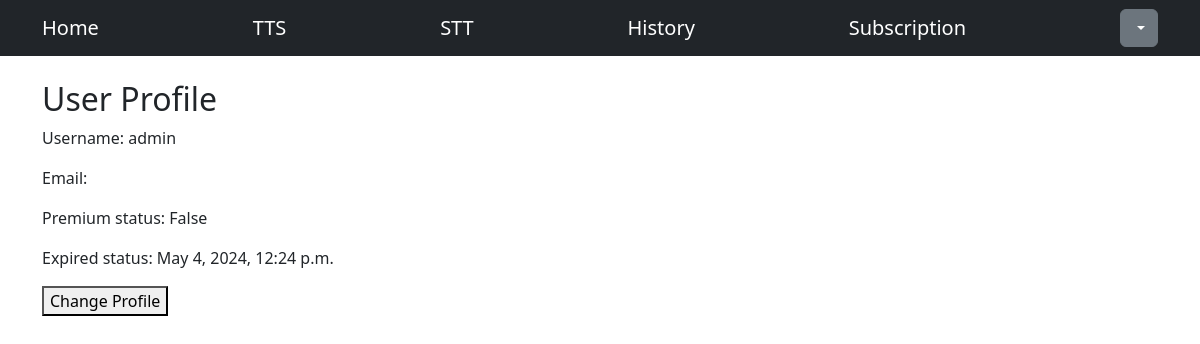
/users/profile/1 (signed in), run on an earlier commit of the app's database.
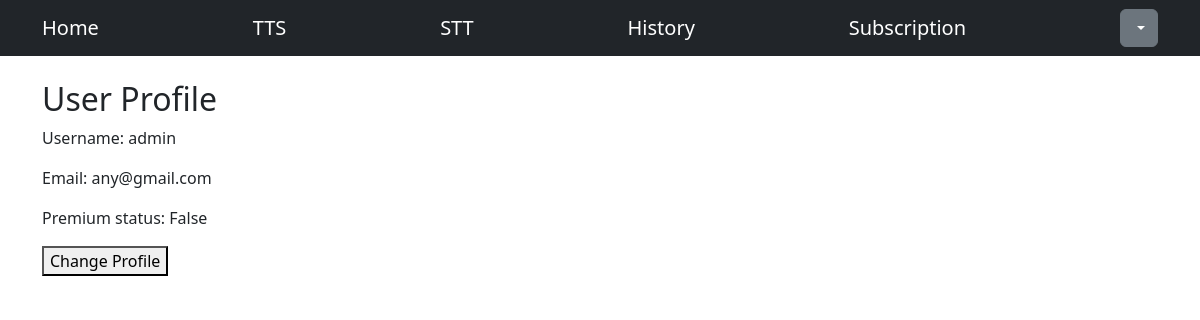
And on a later commit of the database.
### users/models.py (models this page shows, shortened)
class Subscription(models.Model):
    user = models.ForeignKey(settings.AUTH_USER_MODEL, on_delete=models.CASCADE)
    start_date = models.DateTimeField(auto_now_add=True)
    end_date = models.DateTimeField()
    is_active = models.BooleanField(default=False)
    payment_status = models.BooleanField(default=False)

class CustomUser(AbstractUser):
    is_premium = models.BooleanField(default=False)
    auth0_id = models.CharField(max_length=64)
    email = models.EmailField(max_length=64)

### users/views.py (the view)
# urls.py: path('profile/<int:pk>', views.UserProfileView.as_view(), name='profile'),
class UserProfileView(View):
    model = CustomUser
    template_name = 'users/profile.html'
    form_class = UserProfileForm
    def get(self, request, *args, **kwargs):
        if request.user.is_authenticated:
            user_profile = CustomUser.objects.get(pk=request.user.pk)
            subscription = user_profile.subscription_set.filter(is_active=True).first()
            messages_for_user = messages.get_messages(request)
            return render(
                request,
                self.template_name,
                {
                    'user_profile': user_profile,
                    'messages_for_user': messages_for_user,
                    'subscription': subscription
                }
            )
        else:
            return redirect(reverse('login'))

### users/templates/users/profile.html (shortened to what this page needs)
{% extends 'users/base.html' %}
{% block content %}
    <section class="container mt-4">
        <h2>User Profile</h2>
        {% if user_profile.username %}
            <p>Username: {{ user_profile.username }}</p>
        {% else %}
            <p>Username:
            <a href="{% url 'edit_profile' %}">Don't have one? Click the message</a>
            </p>
        {% endif %}
        <p>Email: {{ user_profile.email }}</p>
        <p>Premium status: {{ user_profile.is_premium }}</p>
        {% if subscription %}
        <p>Expired status: {{ subscription.end_date }}</p>
        {% endif %}
        <a href="{% url 'edit_profile' %}">
            <button type="button">Change Profile</button>
        </a>
    </section>
{% endblock %}

What changed in the data, as far as the page shows it:
removed Subscription: end_date "May 4, 2024, 12:24 p.m."
changed CustomUser "admin": email (not shown) → "any@gmail.com"
Also different on the page:
text no longer shown: "Expired status:"
